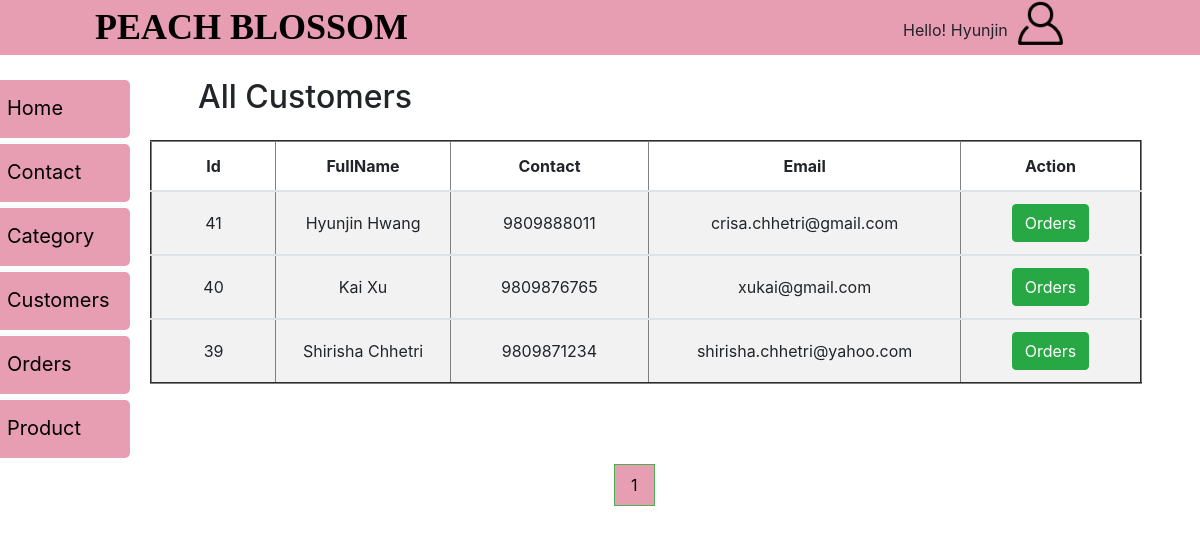
The app's page /Admin/customer.php (signed in) with its own data.
### tables this page shows
CREATE TABLE `customers` (
  `CUS_ID` int(11) NOT NULL,
  `FIRSTNAME` varchar(20) NOT NULL,
  `LASTNAME` varchar(20) NOT NULL,
  `CONTACT` bigint(10) NOT NULL,
  `EMAIL` varchar(30) NOT NULL,
  `PASSWORD` varchar(500) NOT NULL
);

### Admin/customer.php (the view, shortened to what this page needs)
<?php
         require "dashboard.php";
         ?>
<div class="main">
   <div class="row my-4">
      <h2 class="ml-5">All Customers</h2>
<table class="table table-striped" border="2" style="margin-top:1pc;">
  <thead>
    <tr>
      <th scope="col">Id</th>
      <th scope="col">FullName</th>
      <th scope="col">Contact</th>
      <th scope="col">Email</th>
      <th scope="col">Action</th>
    </tr>
  </thead>
  <?php
        $conn = new mysqli("localhost","root","","peachblossom");
        $limit = 5;
      if (isset($_GET['page'])) {
        $page = $_GET['page'];
      }
      else{
        $page = 1;
      }
        $offset = ($page-1) * $limit;
         $sql = "SELECT * FROM customers ORDER BY cus_id DESC LIMIT {$offset},{$limit}";
        $result = $conn->query($sql);
        if ($result !== false && $result->num_rows > 0) {
        while($row = $result->fetch_assoc()) {?>
    <tbody>
      <tr>
       <td class="td"><?php echo $row['CUS_ID'];?></td>
       <td class="td"><?php echo $row['FIRSTNAME']." ".$row['LASTNAME']; ?></td>
       <td class="td"><?php echo $row['CONTACT']; ?></td>
       <td class="td"><?php echo $row['EMAIL']; ?></td>
      <td>
      <form method="post" action="vieworder.php">
          <button class="btn btn-success" name="orderitem">Orders</button>
        </form>
      </td>
      </tr>
    </tbody>
          <?php
              }
            }
        ?>
  </table>
    <?php
      $sql1 = "SELECT * FROM customers";
      $result1 = mysqli_query($conn,$sql1) or die("error");
      if (mysqli_num_rows($result1)>0) {
        $total_records = mysqli_num_rows($result1);
        $total_page = ceil($total_records/$limit);
        echo '<ul class="pagination">';
        for ($i=1; $i <=$total_page; $i++) {
          if ($i == $page) {
            $active = "active";
          }
          else{
            $active = "";
          }
          echo '<li class="'.$active.'"><a href="customer.php?page='.$i.'">'.$i.'</a></li>';
        }
        echo '</ul>';
      }
        ?>
    </div>
  </div>
</body>
</html>

### Admin/css/dash.css (style rules this page uses)
a { color: black !important; }
ul.pagination { display: inline-block; padding: 0; margin: 4pc 0pc 0pc 29pc; }
ul.pagination li { display: inline; }
ul.pagination li a { color: black; float: left; margin-right:8px; padding: 8px 16px; text-decoration: none; transition: background-color .3s; border: 1px solid #ddd; }
ul.pagination li.active a { background-color: #e79db2; border: 1px solid #4CAF50; }
.main { margin-left: 155px; padding: 0px 10px; }
.table { text-align: center; width:94% !important; margin-top: 1pc; }
td { width:150pc; vertical-align: middle !important; }

### records on screen
customers: CUS_ID "41", FIRSTNAME "Hyunjin", LASTNAME "Hwang", CONTACT "9809888011", EMAIL "crisa.chhetri@gmail.com"
customers: CUS_ID "40", FIRSTNAME "Kai", LASTNAME "Xu", CONTACT "9809876765", EMAIL "xukai@gmail.com"
customers: CUS_ID "39", FIRSTNAME "Shirisha", LASTNAME "Chhetri", CONTACT "9809871234", EMAIL "shirisha.chhetri@yahoo.com"

### other values on screen
$_SESSION['user'] "Hyunjin"
